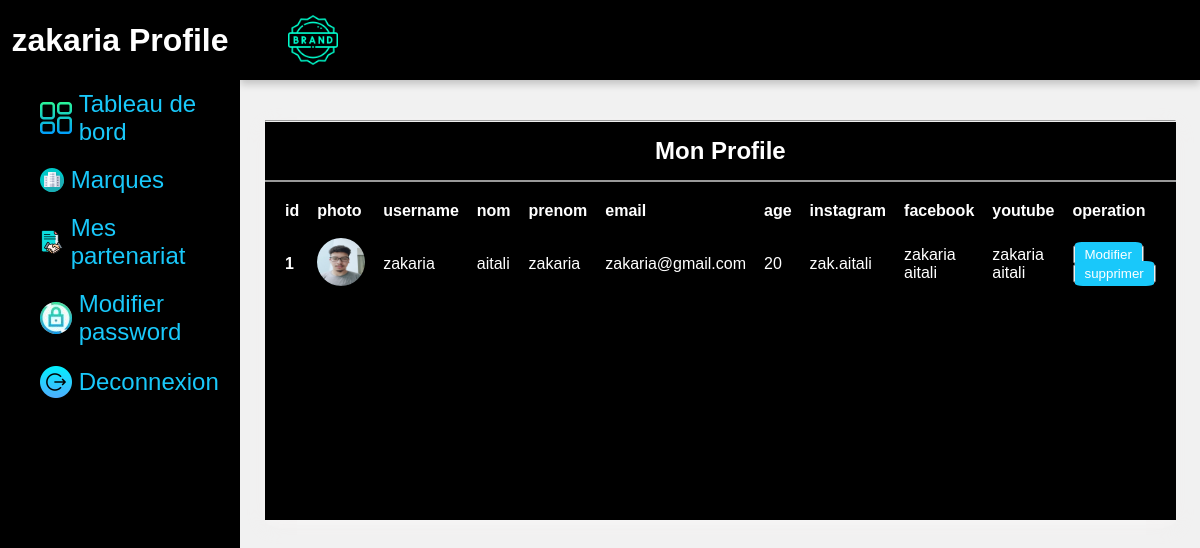
Page /influenceur/profile.php (signed in) on the committed database.
### tables this page shows
CREATE TABLE `users` (
  `id` int(11) NOT NULL,
  `nom` varchar(50) NOT NULL,
  `prenom` varchar(50) NOT NULL,
  `age` int(11) NOT NULL,
  `email` varchar(100) NOT NULL,
  `instagram` mediumtext NOT NULL,
  `facebook` varchar(50) NOT NULL,
  `youtube` varchar(5456) NOT NULL,
  `username` varchar(50) NOT NULL,
  `password` varchar(255) NOT NULL,
  `created_at` datetime DEFAULT current_timestamp(),
  `photo` varchar(255) NOT NULL
);

### influenceur/profile.php (the view, shortened to what this page needs)
<?php
require_once "../config.php";
$user=$_SESSION['username'];
?>
<!DOCTYPE html>
<html lang="en">
<head>
  <link rel="stylesheet" href="./assets/styleprofil.css" />
</head>
<body>
  <div class="side-menu">
    <div class="brand-name">
      <h1 class="rec"><?=$user?> Profile</h1>
    </div>
    <ul>
      <li><img src="./assets/imgs/1.png" alt="" />&nbsp;<span><a style="color:#19c8fa;" href="dashboard-inf.php">Tableau de bord</a></span></li>
      <li><img src="./assets/imgs/3.png" alt="" />&nbsp;<span><a style="color:#19c8fa;" href="dashboard-inf.php#brand">Marques</a></span></li>
      <li><img src="./assets/imgs/4.png" alt="" />&nbsp;<span><a style="color:#19c8fa;" href="dashboard-inf.php#ptr">Mes partenariat</a></span></li>
      <li><img src="./assets/imgs/resetpswd.jpeg" style="border-radius: 50%;" alt="" />&nbsp;<span><a style="color:#19c8fa;" href="reset-pwd.php">Modifier password</a></span></li>
      <li><img src="./assets/imgs/6.png" alt="" />&nbsp;<span><a style="color:#19c8fa;" href="logout.php">Deconnexion</a></span></li>
    </ul>
  </div>
  <div class="container">
    <div class="header">
      <div class="nav">
        <div class="user">
          <div class="img-case">
            <img src="./assets/imgs/brand-image.png" alt="" />
          </div>
        </div>
      </div>
    </div>
    <div class="content">
      <div class="cards">
      </div>
      <div class="content-2">
        <div class="recent-payments">
          <hr>
          <div class="title">
            <h2 class="rec">Mon Profile</h2>
          </div>
          <table class="rec">
            <thead>
              <tr>
                <th scope="col">id</th>
                <th scope="col">photo</th>
                <th scope="col">username</th>
                <th scope="col">nom</th>
                <th scope="col">prenom</th>
                <th scope="col">email</th>
                <th scope="col">age</th>
                <th scope="col">instagram</th>
                <th scope="col">facebook</th>
                <th scope="col">youtube</th>
                <th scope="col">operation</th>
              </tr>
            </thead>
            <tbody>
              <?php
                    $id=$_SESSION['id'];
                    $sql="SELECT * FROM `users` where id=$id";
                    $result=mysqli_query($mysqli,$sql);
                        if($result){
                            while($row=mysqli_fetch_assoc($result)){
                                $id=$row['id'];
                                $username=$row['username'];
                                $photo=$row['photo'];
                                $nom=$row['nom'];
                                $prenom=$row['prenom'];
                                $email=$row['email'];
                                $age=$row['age'];
                                $instagram=$row['instagram'];
                                $facebook=$row['facebook'];
                                $youtube=$row['youtube'];
                                echo '
                                <th scope="row">'.$id.'</th>
                                    <td><img style="width:3em;height:3em;border-radius: 50%;" src="assets/pics/'.$username.'-'.$photo.'"></td>
                                    <td>'.$username.'</td>
                                    <td>'.$nom.'</td>
                                    <td>'.$prenom.'</td>
                                    <td>'.$email.'</td>
                                    <td>'.$age.'</td>
                                    <td>'.$instagram.'</td>
                                    <td>'.$facebook.'</td>
                                    <td>'.$youtube.'</td>
                                    <td>
                                        <button><a   style="border-radius: 10%;"class="btn"  href="update.php?updateid='.$id.'">Modifier</a></button>
                                        <button><a   style="border-radius: 10%;"class="btn"  href="demende-supp.php?username='.$username.'">supprimer</a></button>
                                    </td>
                                    </tr>
                                ';
                            }
                        }
                    ?>
          </table>
        </div>
      </div>
    </div>
  </div>
</body>
</html>

### influenceur/assets/styleprofil.css (style rules this page uses)
* { margin: 0; padding: 0; box-sizing: border-box; font-family: "Rubik", sans-serif; }
body { min-height: 100vh; }
a { text-decoration: none; }
li { list-style: none; }
h1, h2 { color: #444; }
.btn { background: #19c8fa; color: white; padding: 5px 10px; text-align: center; }
.title { display: flex; align-items: center; justify-content: space-around; padding: 15px 10px; border-bottom: 2px solid #999; }
table { padding: 10px; }
th, td { text-align: left; padding: 8px; }
.side-menu { position: fixed; background: #000000; width: 20vw; min-height: 100vh; display: flex; flex-direction: column; }
.side-menu .brand-name { height: 10vh; display: flex; align-items: center; justify-content: center; }
.side-menu li { font-size: 24px; padding: 10px 40px; color: #19c8fa; display: flex; align-items: center; }
.container { position: absolute; right: 0; width: 80vw; height: 100vh; background: #f1f1f1; }
.container .header { position: fixed; top: 0; right: 0; width: 80vw; height: 10vh; background: rgb(0, 0, 0); display: flex; align-items: center; justify-content: center; box-shadow: 0 4px 8px 0 rgba(0, 0, 0, 0.2); z-index: 1; }
.container .header .nav { width: 90%; display: flex; align-items: center; }
.rec { color: #ffff; }
.container .header .nav .user { flex: 1; display: flex; justify-content: space-between; align-items: center; }
.container .header .nav .user img { width: 40px; height: 40px; }
.container .header .nav .user .img-case { position: relative; width: 50px; height: 50px; }
.container .header .nav .user .img-case img { position: absolute; top: 0; left: 0; width: 100%; height: 100%; }
.container .content { position: relative; margin-top: 10vh; min-height: 90vh; background: #f1f1f1; }
.container .content .cards { padding: 20px 15px; display: flex; align-items: center; justify-content: space-between; flex-wrap: wrap; }
.container .content .content-2 { min-height: 60vh; display: flex; justify-content: space-around; align-items: flex-start; flex-wrap: wrap; }
.container .content .content-2 .recent-payments { min-height: 50vh; flex: 5; background: rgb(0, 0, 0); margin: 0 25px 25px 25px; box-shadow: 0 4px 8px 0 rgba(255, 255, 255, 0.2), 0 6px 20px 0 rgba(255, 247, 247, 0.19); display: flex; flex-direction: column; }

### rows in the picture
users: id "1", username+photo (picture), username "zakaria", nom "aitali", prenom "zakaria", email "zakaria@gmail.com", age "20", instagram "zak.aitali", facebook "zakaria aitali", youtube "zakaria aitali"

### other values in the picture
$user "zakaria"
